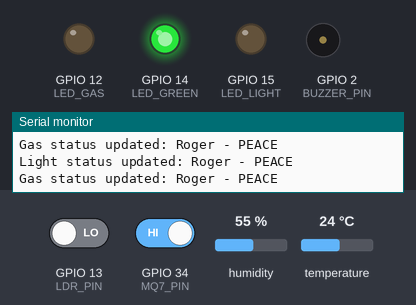
A sketch run on a simulated ESP32. On the bench: output pins drawn as LEDs (lit = HIGH), buzzer (waves = sounding, pin HIGH), the last lines printed to the serial monitor. Dashed ring = blinking. Inputs (shaded band) come from the test bench; at power-on: GPIO 13 (LDR_PIN) LOW, GPIO 34 (MQ7_PIN) HIGH, humidity 55 %, temperature 24 °C. WiFi joins after 1.5 s; servers stay silent unless stated.

Above: at 3.2 s.
3.3 s: GPIO 13 (LDR_PIN) driven HIGH
At 4.1 s:
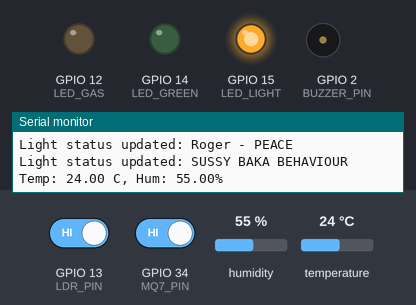
8.3 s: GPIO 34 (MQ7_PIN) driven LOW
At 10.15 s:
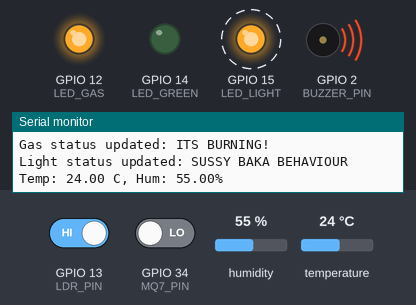
11.8 s: GPIO 34 (MQ7_PIN) driven HIGH
At 13.57 s:
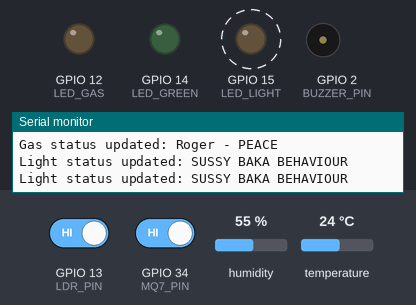
15.3 s: GPIO 13 (LDR_PIN) driven LOW
At 16.2 s:
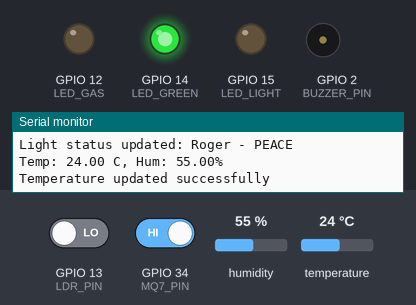
Timing chart, 0 to 17.8 s (numbered marks = the images above; inputs shaded):
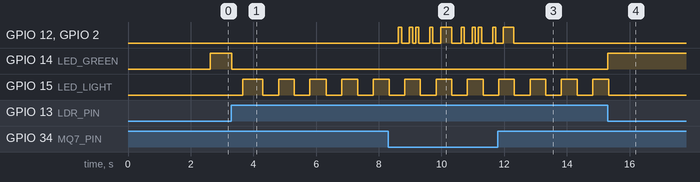

The sketch:

FINAL_FIREBASE.ino
```cpp
#include <Firebase_ESP_Client.h>
#include <DHT.h>
#include <WiFi.h>

// Define the pin numbers
#define DHTPIN 4        // Pin to connect DHT sensor (GPIO number)
#define DHTTYPE DHT11   // Define DHT 11 sensor type
#define LED_LIGHT 15    // Pin for blue LED controlled by LDR
#define LDR_PIN 13      // Pin for LDR sensor
#define MQ7_PIN 34      // Pin for MQ7 gas sensor
#define BUZZER_PIN 2    // Pin for buzzer
#define LED_GAS 12      // Pin for red LED controlled by MQ7
#define LED_GREEN 14    // Pin for green LED

DHT dht(DHTPIN, DHTTYPE);

// Replace with your own Firebase project credentials
#define FIREBASE_HOST "https://fosstesting-d60bf-default-rtdb.firebaseio.com/"
#define FIREBASE_AUTH "AIzaSyDP26rjuoJR7ojt5LTK-fGciR1LQhq-HU4"
#define WIFI_SSID "kunal"
#define WIFI_PASSWORD "kunal2004"

// Define Firebase objects
FirebaseData firebaseData;
FirebaseConfig firebaseConfig;
FirebaseAuth firebaseAuth;

unsigned long previousMillisLDR = 0;
unsigned long previousMillisGas = 0;
unsigned long previousMillisDHT = 0;
unsigned long previousMillisBuzzer = 0;

const long intervalLDR = 500;    // Interval at which to blink LDR LED (in milliseconds)
const long intervalGas = 1000;   // Interval at which to check gas sensor (in milliseconds)
const long intervalDHT = 2000;   // Interval at which to read DHT sensor (in milliseconds)
const long intervalBuzzer = 100; // Interval at which to toggle the buzzer and gas LED (in milliseconds)

bool isGasDetected = false;
bool buzzerState = false;
bool ldrLedState = false;

void setup() {
  Serial.begin(9600);
  dht.begin();

  pinMode(LED_LIGHT, OUTPUT);
  pinMode(LDR_PIN, INPUT);

  pinMode(MQ7_PIN, INPUT);
  pinMode(BUZZER_PIN, OUTPUT);
  pinMode(LED_GAS, OUTPUT);
  pinMode(LED_GREEN, OUTPUT);

  // Connect to Wi-Fi
  WiFi.begin(WIFI_SSID, WIFI_PASSWORD);
  while (WiFi.status() != WL_CONNECTED) {
    delay(1000);
    Serial.println("Connecting to WiFi...");
  }
  Serial.println("Connected to WiFi");

  // Assign Firebase credentials
  firebaseConfig.host = FIREBASE_HOST;
  firebaseConfig.signer.tokens.legacy_token = FIREBASE_AUTH;

  // Initialize Firebase
  Firebase.begin(&firebaseConfig, &firebaseAuth);
}

bool updateFirebase(const String &path, const String &value) {
  int retryCount = 0;
  const int maxRetries = 3;

  while (retryCount < maxRetries) {
    if (Firebase.RTDB.setString(&firebaseData, path, value)) {
      return true;
    } else {
      Serial.println("Failed to update " + path);
      Serial.println(firebaseData.errorReason());
      retryCount++;
      delay(1000); // Wait a bit before retrying
    }
  }
  return false;
}

void readDHTSensor() {
  float tempC = dht.readTemperature(false);  // Read temperature in Celsius
  float humidity = dht.readHumidity();       // Read humidity

  Serial.print("Temp: ");
  Serial.print(tempC);
  Serial.print(" C, Hum: ");
  Serial.print(humidity);
  Serial.println("%");

  // Update Firebase immediately with the latest temperature and humidity
  if (updateFirebase("/Temperature", String(tempC))) {
    Serial.println("Temperature updated successfully");
  } else {
    Serial.println("Failed to update temperature");
  }

  if (updateFirebase("/Humidity", String(humidity))) {
    Serial.println("Humidity updated successfully");
  } else {
    Serial.println("Failed to update humidity");
  }
}

void checkLDR() {
  int lightState = digitalRead(LDR_PIN);
  bool isLdrDark = lightState == HIGH;

  if (isLdrDark) {
    ldrLedState = !ldrLedState;
    digitalWrite(LED_LIGHT, ldrLedState);
  } else {
    digitalWrite(LED_LIGHT, LOW);
  }

  // Update Firebase immediately with the latest light status
  if (updateFirebase("/LightStatus", isLdrDark ? "SUSSY BAKA BEHAVIOUR" : "PEACE")) {
    Serial.println(isLdrDark ? "Light status updated: SUSSY BAKA BEHAVIOUR" : "Light status updated: Roger - PEACE");
  } else {
    Serial.println("Failed to update Light status");
  }
}

void checkGasSensor() {
  int gasState = digitalRead(MQ7_PIN);
  isGasDetected = gasState == LOW;  // Assuming LOW means gas detected

  // Update Firebase immediately with the latest gas status
  if (updateFirebase("/GasStatus", isGasDetected ? "ITS BURNING!" : "PEACE")) {
    Serial.println(isGasDetected ? "Gas status updated: ITS BURNING!" : "Gas status updated: Roger - PEACE");
  } else {
    Serial.println("Failed to update Gas status");
  }
}

void controlBuzzerAndLED() {
  if (isGasDetected) {
    unsigned long currentMillis = millis();
    if (currentMillis - previousMillisBuzzer >= intervalBuzzer) {
      previousMillisBuzzer = currentMillis;
      buzzerState = !buzzerState;
      digitalWrite(BUZZER_PIN, buzzerState);
      digitalWrite(LED_GAS, buzzerState);
    }
    digitalWrite(LED_GREEN, LOW);
  } else {
    digitalWrite(BUZZER_PIN, LOW);
    digitalWrite(LED_GAS, LOW);
  }
}

void controlGreenLED() {
  bool isLdrLight = digitalRead(LDR_PIN) == LOW;
  digitalWrite(LED_GREEN, isLdrLight && !isGasDetected);
}

void loop() {
  unsigned long currentMillis = millis();

  if (currentMillis - previousMillisDHT >= intervalDHT) {
    previousMillisDHT = currentMillis;
    readDHTSensor();
  }

  if (currentMillis - previousMillisLDR >= intervalLDR) {
    previousMillisLDR = currentMillis;
    checkLDR();
  }

  if (currentMillis - previousMillisGas >= intervalGas) {
    previousMillisGas = currentMillis;
    checkGasSensor();
  }

  // Always control buzzer and LED independently
  controlBuzzerAndLED();
  controlGreenLED();
}
```

Measured:
- after the input at 3.3 s, GPIO 14 (LED_GREEN): HIGH → LOW at once; GPIO 15 (LED_LIGHT): LOW → HIGH after 0.35 s, then repeats every 1.0 s: LOW 0.50 s, HIGH 0.50 s
- after the input at 8.3 s, GPIO 12 (LED_GAS), GPIO 2 (BUZZER_PIN): LOW → HIGH after 0.33 s, → LOW 0.10 s later, → HIGH 0.25 s later, → LOW 0.10 s later, … (18 changes in this stretch)
- after the input at 11.8 s, GPIO 12 (LED_GAS), GPIO 2 (BUZZER_PIN): goes on until 12.3 s, then stays LOW
- after the input at 15.3 s, GPIO 14 (LED_GREEN): LOW → HIGH at once; GPIO 15 (LED_LIGHT): goes on until 15.3 s, then stays LOW
